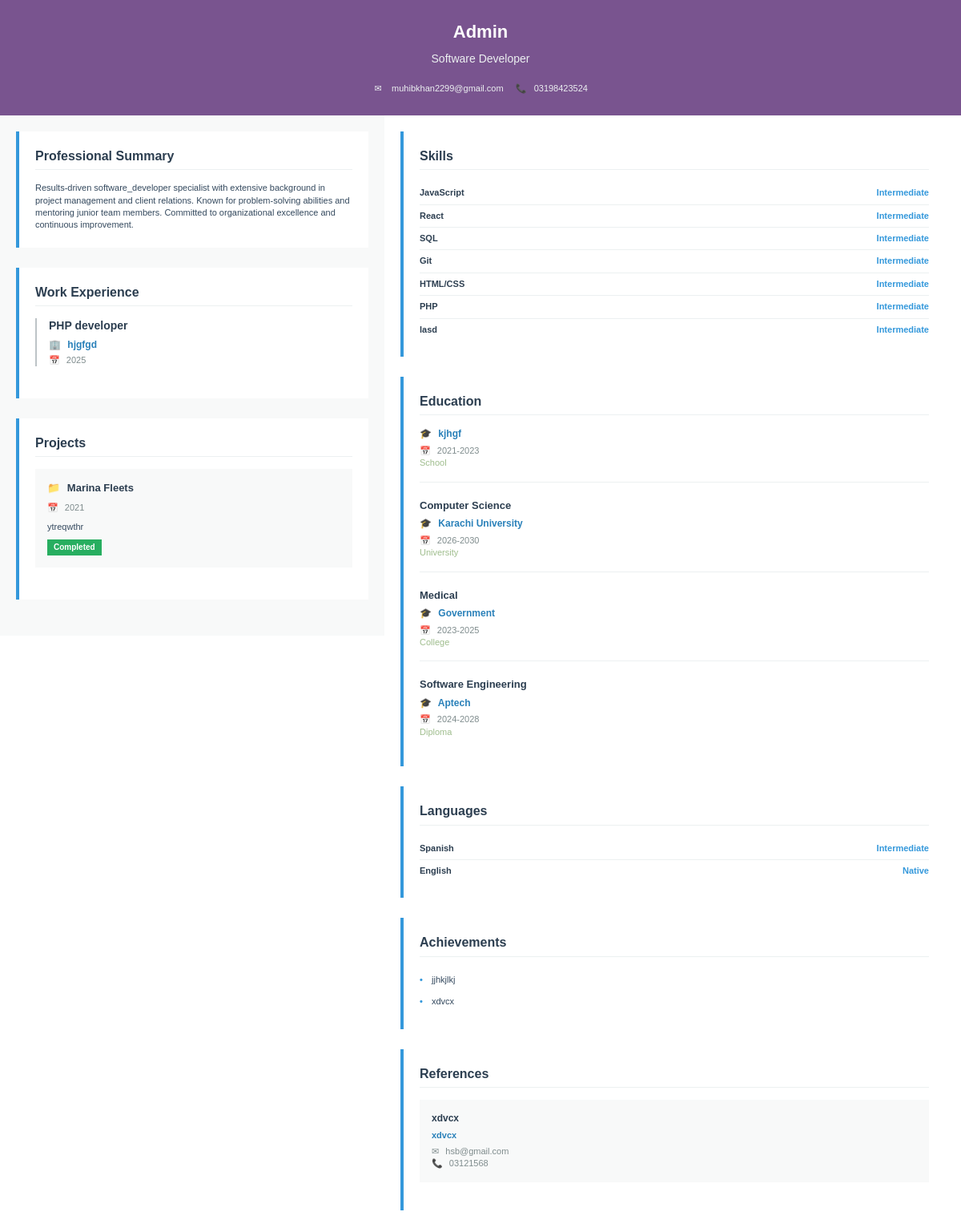
/temp/template11.php, run on the app's committed database.
### tables this page shows
CREATE TABLE `resumes` (
  `id` int(11) NOT NULL,
  `user_id` varchar(255) NOT NULL,
  `full_name` varchar(255) NOT NULL,
  `email` varchar(255) NOT NULL,
  `phone` varchar(50) NOT NULL,
  `address` text DEFAULT NULL,
  `linkedin` varchar(500) DEFAULT NULL,
  `website` varchar(500) DEFAULT NULL,
  `profile_image` varchar(500) DEFAULT NULL,
  `professional_field` varchar(100) NOT NULL,
  `custom_field` varchar(255) DEFAULT NULL,
  `professional_summary` varchar(500) DEFAULT NULL,
  `career_objective` text DEFAULT NULL,
  `is_freshie` tinyint(1) DEFAULT 0,
  `created_at` timestamp NOT NULL DEFAULT current_timestamp(),
  `updated_at` timestamp NOT NULL DEFAULT current_timestamp() ON UPDATE current_timestamp()
);

CREATE TABLE `experience` (
  `id` int(11) NOT NULL,
  `resume_id` int(11) NOT NULL,
  `job_title` varchar(255) NOT NULL,
  `company_name` varchar(255) DEFAULT NULL,
  `duration` varchar(100) DEFAULT NULL,
  `job_description` text DEFAULT NULL,
  `created_at` timestamp NOT NULL DEFAULT current_timestamp()
);

CREATE TABLE `projects` (
  `id` int(11) NOT NULL,
  `resume_id` int(11) NOT NULL,
  `project_title` varchar(255) NOT NULL,
  `project_description` text DEFAULT NULL,
  `duration` varchar(100) DEFAULT NULL,
  `project_link` varchar(500) DEFAULT NULL,
  `project_status` enum('completed','ongoing','planned') DEFAULT 'completed',
  `created_at` timestamp NOT NULL DEFAULT current_timestamp()
);

CREATE TABLE `skills` (
  `id` int(11) NOT NULL,
  `resume_id` int(11) NOT NULL,
  `skill_name` varchar(255) NOT NULL,
  `skill_level` enum('beginner','intermediate','advanced','expert') DEFAULT 'intermediate',
  `created_at` timestamp NOT NULL DEFAULT current_timestamp()
);

CREATE TABLE `education` (
  `id` int(11) NOT NULL,
  `resume_id` int(11) NOT NULL,
  `education_type` enum('school','college','university','diploma') NOT NULL,
  `institution_name` varchar(255) NOT NULL,
  `degree_program` varchar(255) DEFAULT NULL,
  `duration` varchar(100) DEFAULT NULL,
  `created_at` timestamp NOT NULL DEFAULT current_timestamp()
);

CREATE TABLE `languages` (
  `id` int(11) NOT NULL,
  `resume_id` int(11) NOT NULL,
  `language_name` varchar(100) NOT NULL,
  `proficiency_level` enum('beginner','intermediate','advanced','native') DEFAULT 'intermediate',
  `created_at` timestamp NOT NULL DEFAULT current_timestamp()
);

CREATE TABLE `achievements` (
  `id` int(11) NOT NULL,
  `resume_id` int(11) NOT NULL,
  `achievement_description` text DEFAULT NULL,
  `created_at` timestamp NOT NULL DEFAULT current_timestamp()
);

CREATE TABLE `resume_references` (
  `id` int(11) NOT NULL,
  `resume_id` int(11) NOT NULL,
  `reference_name` varchar(255) NOT NULL,
  `position` varchar(255) DEFAULT NULL,
  `company` varchar(255) DEFAULT NULL,
  `email` varchar(255) DEFAULT NULL,
  `phone` varchar(50) DEFAULT NULL,
  `relationship` varchar(100) DEFAULT NULL,
  `created_at` timestamp NOT NULL DEFAULT current_timestamp()
);

### temp/template11.php (the view, shortened to what this page needs)
<?php
$conn = mysqli_connect("localhost", "root", "", "resume");
$sql = "SELECT * FROM resumes ORDER BY id DESC LIMIT 1";
$run = mysqli_query($conn, $sql);
$row = mysqli_fetch_assoc($run);
$resume_id = $row['id'];
$sql_achievements = "SELECT * FROM achievements WHERE resume_id = $resume_id";
$achievements_result = mysqli_query($conn, $sql_achievements);
$sql_education = "SELECT * FROM education WHERE resume_id = $resume_id";
$education_result = mysqli_query($conn, $sql_education);
$sql_experience = "SELECT * FROM experience WHERE resume_id = $resume_id";
$experience_result = mysqli_query($conn, $sql_experience);
$sql_languages = "SELECT * FROM languages WHERE resume_id = $resume_id";
$languages_result = mysqli_query($conn, $sql_languages);
$sql_projects = "SELECT * FROM projects WHERE resume_id = $resume_id";
$projects_result = mysqli_query($conn, $sql_projects);
$sql_references = "SELECT * FROM resume_references WHERE resume_id = $resume_id";
$references_result = mysqli_query($conn, $sql_references);
$sql_skills = "SELECT * FROM skills WHERE resume_id = $resume_id";
$skills_result = mysqli_query($conn, $sql_skills);
function formatProfessionalField($field) {
    $formatted = str_replace('_', ' ', $field);
    return ucwords($formatted);
}
function formatProficiencyLevel($level) {
    return ucfirst($level);
}
?>
<!DOCTYPE html>
<html lang="en">
<head>
</head>
<body>
    <div class="cv-container clearfix">
        <div class="header">
            <h1 class="name"><?php echo htmlspecialchars($row['full_name']); ?></h1>
            <div class="title"><?php echo formatProfessionalField($row['professional_field']); ?></div>
            <div class="contact-wrapper">
                <div class="contact-item">
                    <span class="icon">✉</span>
                    <?php echo htmlspecialchars($row['email']); ?>
                </div>
                <div class="contact-item">
                    <span class="icon">📞</span>
                    <?php echo htmlspecialchars($row['phone']); ?>
                </div>
            </div>
        </div>
        <div class="main-content clearfix">
            <div class="left-column">
                <?php if (!empty($row['professional_summary'])): ?>
                <div class="section">
                    <h2 class="section-title">Professional Summary</h2>
                    <div class="summary">
                        <?php echo nl2br(htmlspecialchars($row['professional_summary'])); ?>
                    </div>
                </div>
                <?php endif; ?>
                <?php if (mysqli_num_rows($experience_result) > 0): ?>
                <div class="section">
                    <h2 class="section-title">Work Experience</h2>
                    <?php while ($experience = mysqli_fetch_assoc($experience_result)): ?>
                    <div class="experience-item">
                        <h3 class="job-title"><?php echo htmlspecialchars($experience['job_title']); ?></h3>
                        <div class="company-info">
                            <?php if (!empty($experience['company_name'])): ?>
                            <div class="company-name">
                                <span class="icon">🏢</span>
                                <?php echo htmlspecialchars($experience['company_name']); ?>
                            </div>
                            <?php endif; ?>
                            <?php if (!empty($experience['duration'])): ?>
                            <div class="date-location">
                                <span class="icon">📅</span>
                                <?php echo htmlspecialchars($experience['duration']); ?>
                            </div>
                            <?php endif; ?>
                        </div>
                    </div>
                    <?php endwhile; ?>
                </div>
                <?php endif; ?>
                <?php if (mysqli_num_rows($projects_result) > 0): ?>
                <div class="section">
                    <h2 class="section-title">Projects</h2>
                    <?php while ($project = mysqli_fetch_assoc($projects_result)): ?>
                    <div class="project-item">
                        <h3 class="project-title">
                            <span class="icon">📁</span>
                            <?php echo htmlspecialchars($project['project_title']); ?>
                        </h3>
                        <?php if (!empty($project['duration'])): ?>
                        <div class="project-duration">
                            <span class="icon">📅</span>
                            <?php echo htmlspecialchars($project['duration']); ?>
                        </div>
                        <?php endif; ?>
                        <?php if (!empty($project['project_description'])): ?>
                        <div class="project-description">
                            <?php echo nl2br(htmlspecialchars($project['project_description'])); ?>
                        </div>
                        <?php endif; ?>
                        <?php if (!empty($project['project_status'])): ?>
                        <div class="project-status"><?php echo ucfirst($project['project_status']); ?></div>
                        <?php endif; ?>
                    </div>
                    <?php endwhile; ?>
                </div>
                <?php endif; ?>
            </div>
            <div class="right-column">
                <?php if (mysqli_num_rows($skills_result) > 0): ?>
                <div class="section">
                    <h2 class="section-title">Skills</h2>
                    <div class="skills-container">
                        <?php while ($skill = mysqli_fetch_assoc($skills_result)): ?>
                        <div class="skill-item">
                            <span class="skill-name"><?php echo htmlspecialchars($skill['skill_name']); ?></span>
                            <span class="skill-level"><?php echo formatProficiencyLevel($skill['skill_level']); ?></span>
                        </div>
                        <?php endwhile; ?>
                    </div>
                </div>
                <?php endif; ?>
                <?php if (mysqli_num_rows($education_result) > 0): ?>
                <div class="section">
                    <h2 class="section-title">Education</h2>
                    <?php while ($education = mysqli_fetch_assoc($education_result)): ?>
                    <div class="education-item">
                        <div class="degree"><?php echo htmlspecialchars($education['degree_program']); ?></div>
                        <div class="university">
                            <span class="icon">🎓</span>
                            <?php echo htmlspecialchars($education['institution_name']); ?>
                        </div>
                        <?php if (!empty($education['duration'])): ?>
                        <div class="edu-date">
                            <span class="icon">📅</span>
                            <?php echo htmlspecialchars($education['duration']); ?>
                        </div>
                        <?php endif; ?>
                        <div>
                            <?php echo ucfirst(str_replace('_', ' ', $education['education_type'])); ?>
                        </div>
                    </div>
                    <?php endwhile; ?>
                </div>
                <?php endif; ?>
                <?php if (mysqli_num_rows($languages_result) > 0): ?>
                <div class="section">
                    <h2 class="section-title">Languages</h2>
                    <div class="languages-list">
                        <?php while ($language = mysqli_fetch_assoc($languages_result)): ?>
                        <div class="language-item">
                            <span class="language-name"><?php echo htmlspecialchars($language['language_name']); ?></span>
                            <span class="language-level"><?php echo formatProficiencyLevel($language['proficiency_level']); ?></span>
                        </div>
                        <?php endwhile; ?>
                    </div>
                </div>
                <?php endif; ?>
                <?php if (mysqli_num_rows($achievements_result) > 0): ?>
                <div class="section">
                    <h2 class="section-title">Achievements</h2>
                    <ul class="achievements-list">
                        <?php while ($achievement = mysqli_fetch_assoc($achievements_result)): ?>
                        <li><?php echo htmlspecialchars($achievement['achievement_description']); ?></li>
                        <?php endwhile; ?>
                    </ul>
                </div>
                <?php endif; ?>
                <?php if (mysqli_num_rows($references_result) > 0): ?>
                <div class="section">
                    <h2 class="section-title">References</h2>
                    <?php while ($reference = mysqli_fetch_assoc($references_result)): ?>
                    <div class="reference-item">
                        <div class="reference-name"><?php echo htmlspecialchars($reference['reference_name']); ?></div>
                        <?php if (!empty($reference['position'])): ?>
                        <div class="reference-position"><?php echo htmlspecialchars($reference['position']); ?></div>
                        <?php endif; ?>
                        <div class="reference-contact">
                            <?php if (!empty($reference['email'])): ?>
                            <div>
                                <span class="icon">✉</span>
                                <?php echo htmlspecialchars($reference['email']); ?>
                            </div>
                            <?php endif; ?>
                            <?php if (!empty($reference['phone'])): ?>
                            <div>
                                <span class="icon">📞</span>
                                <?php echo htmlspecialchars($reference['phone']); ?>
                            </div>
                            <?php endif; ?>
                        </div>
                    </div>
                    <?php endwhile; ?>
                </div>
                <?php endif; ?>
            </div>
        </div>
    </div>
</body>
</html>

### data on the page
resumes: full_name "Admin", professional_field "Software Developer", email "muhibkhan2299@gmail.com", phone "03198423524", professional_summary "Results-driven software_developer specialist with extensive background in project management and client relations. Known for problem-solving abilities and mentoring junior team members. Committed to organizational excellence and continuous improvement."
experience: job_title "PHP developer", company_name "hjgfgd", duration "2025"
projects: project_title "Marina Fleets", duration "2021", project_description "ytreqwthr", project_status "Completed"
skills: skill_name "JavaScript", skill_level "Intermediate"
skills: skill_name "React", skill_level "Intermediate"
skills: skill_name "SQL", skill_level "Intermediate"
skills: skill_name "Git", skill_level "Intermediate"
skills: skill_name "HTML/CSS", skill_level "Intermediate"
skills: skill_name "PHP", skill_level "Intermediate"
skills: skill_name "lasd", skill_level "Intermediate"
education: institution_name "kjhgf", duration "2021-2023", education_type "School"
education: degree_program "Computer Science", institution_name "Karachi University", duration "2026-2030", education_type "University"
education: degree_program "Medical", institution_name "Government", duration "2023-2025", education_type "College"
education: degree_program "Software Engineering", institution_name "Aptech", duration "2024-2028", education_type "Diploma"
languages: language_name "Spanish", proficiency_level "Intermediate"
languages: language_name "English", proficiency_level "Native"
achievements: achievement_description "jjhkjlkj"
achievements: achievement_description "xdvcx"
resume_references: reference_name "xdvcx", position "xdvcx", email "hsb@gmail.com", phone "03121568"
